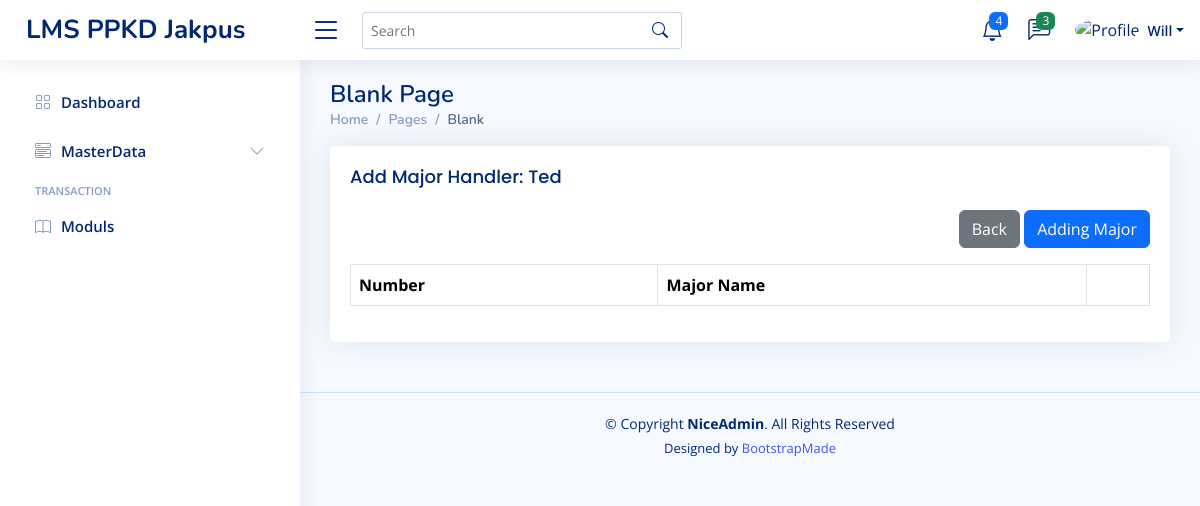
Before: /home.php?page=/instruct/add_instructor_major&id=7 (signed in) with the older database file.
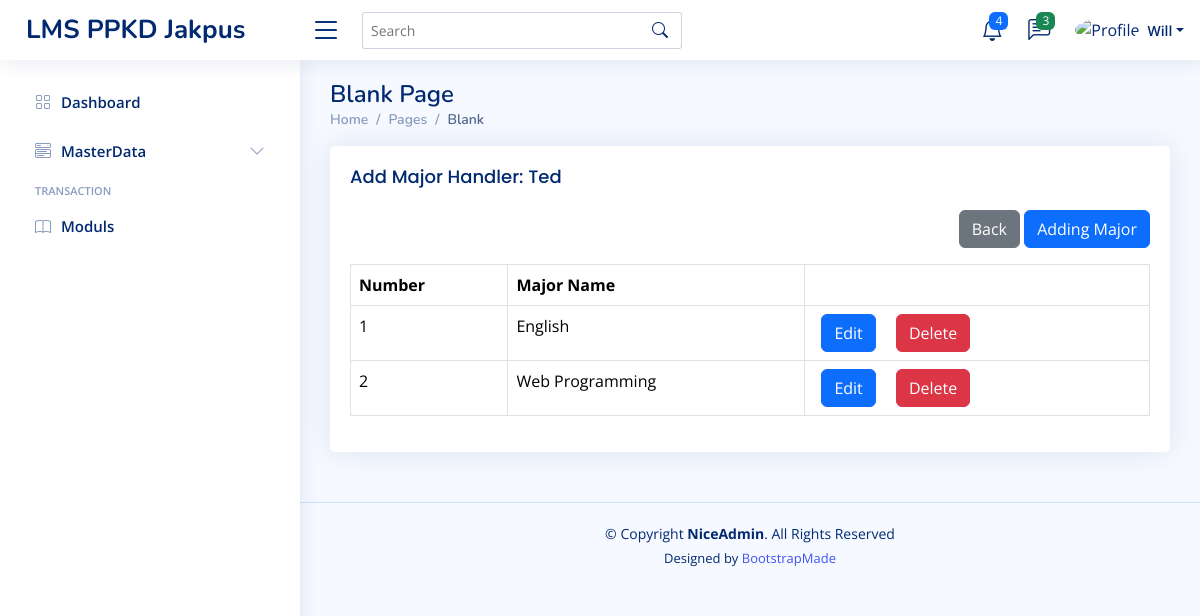
After: the same page with the newer database file.
### tables this page shows
CREATE TABLE `instructor_major` (
  `iM_id` int(11) NOT NULL,
  `id_major` int(11) NOT NULL,
  `id_instructor` int(11) NOT NULL,
  `created_at` timestamp NOT NULL DEFAULT current_timestamp(),
  `updated_at` int(11) DEFAULT NULL
);

CREATE TABLE `majors` (
  `major_id` int(11) NOT NULL,
  `major_name` varchar(50) NOT NULL,
  `created_at` timestamp NOT NULL DEFAULT current_timestamp(),
  `updated_at` timestamp NULL DEFAULT NULL ON UPDATE current_timestamp(),
  `deleted_at` int(4) NOT NULL DEFAULT 0
);

### content/instruct/add_instructor_major.php (the view, shortened to what this page needs)
<?php
$idInstructor = isset($_GET['id']) ? $_GET['id'] : '';
$queryInstructor = mysqli_query($config, "SELECT * FROM instructors WHERE instructor_id = '$idInstructor'");
$rowInstructor = mysqli_fetch_assoc($queryInstructor);
$queryMajor = mysqli_query($config, "SELECT * FROM majors ORDER BY major_id DESC");
$rowMajor = mysqli_fetch_all($queryMajor, MYSQLI_ASSOC);
$queryInstructMajor = mysqli_query($config, "SELECT majors.major_name, instructor_major.iM_id, id_instructor FROM instructor_major LEFT JOIN majors ON majors.major_id = instructor_major.id_major WHERE instructor_major.id_instructor = '$idInstructor' ORDER BY instructor_major.iM_id DESC");
$rowInstructMajor = mysqli_fetch_all($queryInstructMajor, MYSQLI_ASSOC);
?>
<div class="row">
    <div class="col-sm-12">
        <div class="card">
            <div class="card-body">
                <h5 class="card-title"><?= isset($_GET['edit']) ? 'Edit' : 'Add' ?> Major Handler:
                    <?= $rowInstructor['instructor_name'] ?></h5>
                <?php if (isset($_GET['edit'])): ?>
                    <form action="" method="post">
                        <div class="mb-3 mt-3">
                            <label for="" class="form-label">Major Name</label>
                            <select name="id_major" id="" class="form-control">
                                <option value="">Select One</option>
                                <?php foreach ($rowMajor as $major): ?>
                                    <option <?= ($major['major_id'] == $rowEdit['id_major']) ? 'selected' : '' ?>
                                        value="<?= $major['major_id'] ?>"><?= $major['major_name'] ?></option>
                                <?php endforeach ?>
                            </select>
                        </div>
                        <div class="mb-3">
                            <a type="button" class="btn btn-secondary"
                                href="?page=/instruct/add_instructor_major&id=<?= $rowInstructor['instructor_id'] ?>">Back</a>
                            <button class="btn btn-primary" type="submit">Save Changes</button>
                        </div>
                    </form>
                <?php else: ?>
                    <div align="right">
                        <a type="button" class="btn btn-secondary mb-3" href="?page=instruct/instructor">Back</a>
                        <button type="button" class="btn btn-primary mb-3" data-bs-toggle="modal"
                            data-bs-target="#exampleModal">
                            Adding Major
                        </button>
                    </div>
                    <table class="table table-bordered">
                        <thead>
                            <tr>
                                <th>Number</th>
                                <th>Major Name</th>
                                <th></th>
                            </tr>
                        </thead>
                        <tbody>
                            <?php foreach ($rowInstructMajor as $key => $instMajor): ?>
                                <tr>
                                    <td><?= $key += 1 ?></td>
                                    <td><?= $instMajor['major_name'] ?></td>
                                    <td>
                                        <a href="?page=instruct/add_instructor_major&id=<?= $instMajor['id_instructor'] ?>&edit=<?php echo $instMajor['iM_id'] ?>"
                                            class="btn btn-primary me-2 ms-2">Edit</a>
                                        <a onclick="return confirm('Are you Sure want to delete this data??')"
                                            href="?page=instruct/add_instructor_major&delete=<?= $instMajor['iM_id'] ?>&id_instructor=<?php echo $instMajor['id_instructor'] ?>"
                                            class="btn btn-danger me-2 ms-2">Delete</a>
                                    </td>
                                </tr>
                            <?php endforeach ?>
                        </tbody>
                    </table>
                <?php endif ?>
            </div>
        </div>
    </div>
</div>

Changed rows visible on the page:
added instructor_major: key "1", id_major.major_name "English"
added instructor_major: key "2", id_major.major_name "Web Programming"
